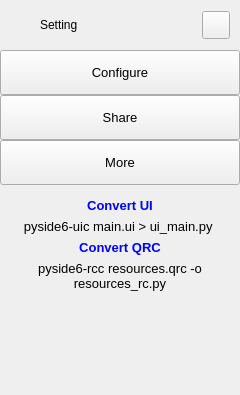
        <widget class="QFrame" name="extraLeftBox">
         <property name="minimumSize">
          <size>
           <width>0</width>
           <height>0</height>
          </size>
         </property>
         <property name="maximumSize">
          <size>
           <width>0</width>
           <height>16777215</height>
          </size>
         </property>
         <property name="frameShape">
          <enum>QFrame::NoFrame</enum>
         </property>
         <property name="frameShadow">
          <enum>QFrame::Raised</enum>
         </property>
         <layout class="QVBoxLayout" name="extraColumLayout">
          <property name="spacing">
           <number>0</number>
          </property>
          <property name="leftMargin">
           <number>0</number>
          </property>
          <property name="topMargin">
           <number>0</number>
          </property>
          <property name="rightMargin">
           <number>0</number>
          </property>
          <property name="bottomMargin">
           <number>0</number>
          </property>
          <item>
           <widget class="QFrame" name="extraTopBg">
            <property name="minimumSize">
             <size>
              <width>0</width>
              <height>50</height>
             </size>
            </property>
            <property name="maximumSize">
             <size>
              <width>16777215</width>
              <height>50</height>
             </size>
            </property>
            <property name="frameShape">
             <enum>QFrame::NoFrame</enum>
            </property>
            <property name="frameShadow">
             <enum>QFrame::Raised</enum>
            </property>
            <layout class="QVBoxLayout" name="verticalLayout_5">
             <property name="spacing">
              <number>0</number>
             </property>
             <property name="leftMargin">
              <number>0</number>
             </property>
             <property name="topMargin">
              <number>0</number>
             </property>
             <property name="rightMargin">
              <number>0</number>
             </property>
             <property name="bottomMargin">
              <number>0</number>
             </property>
             <item>
              <layout class="QGridLayout" name="extraTopLayout">
               <property name="leftMargin">
                <number>10</number>
               </property>
               <property name="rightMargin">
                <number>10</number>
               </property>
               <property name="horizontalSpacing">
                <number>10</number>
               </property>
               <property name="verticalSpacing">
                <number>0</number>
               </property>
               <item row="0" column="0">
                <widget class="QFrame" name="extraIcon">
                 <property name="minimumSize">
                  <size>
                   <width>20</width>
                   <height>0</height>
                  </size>
                 </property>
                 <property name="maximumSize">
                  <size>
                   <width>20</width>
                   <height>20</height>
                  </size>
                 </property>
                 <property name="frameShape">
                  <enum>QFrame::NoFrame</enum>
                 </property>
                 <property name="frameShadow">
                  <enum>QFrame::Raised</enum>
                 </property>
                </widget>
               </item>
               <item row="0" column="1">
                <widget class="QLabel" name="extraLabel">
                 <property name="minimumSize">
                  <size>
                   <width>150</width>
                   <height>0</height>
                  </size>
                 </property>
                 <property name="text">
                  <string>Setting</string>
                 </property>
                </widget>
               </item>
               <item row="0" column="2">
                <widget class="QPushButton" name="extraCloseColumnBtn">
                 <property name="minimumSize">
                  <size>
                   <width>28</width>
                   <height>28</height>
                  </size>
                 </property>
                 <property name="maximumSize">
                  <size>
                   <width>28</width>
                   <height>28</height>
                  </size>
                 </property>
                 <property name="cursor">
                  <cursorShape>PointingHandCursor</cursorShape>
                 </property>
                 <property name="toolTip">
                  <string>Close setting</string>
                 </property>
                 <property name="text">
                  <string/>
                 </property>
                 <property name="icon">
                  <iconset resource="resources.qrc">
                   <normaloff>:/icons/icons/icon_close.png</normaloff>:/icons/icons/icon_close.png</iconset>
                 </property>
                 <property name="iconSize">
                  <size>
                   <width>20</width>
                   <height>20</height>
                  </size>
                 </property>
                </widget>
               </item>
              </layout>
             </item>
            </layout>
           </widget>
          </item>
          <item>
           <widget class="QFrame" name="extraContent">
            <property name="frameShape">
             <enum>QFrame::NoFrame</enum>
            </property>
            <property name="frameShadow">
             <enum>QFrame::Raised</enum>
            </property>
            <layout class="QVBoxLayout" name="verticalLayout_12">
             <property name="spacing">
              <number>0</number>
             </property>
             <property name="leftMargin">
              <number>0</number>
             </property>
             <property name="topMargin">
              <number>0</number>
             </property>
             <property name="rightMargin">
              <number>0</number>
             </property>
             <property name="bottomMargin">
              <number>0</number>
             </property>
             <item alignment="Qt::AlignTop">
              <widget class="QFrame" name="extraTopMenu">
               <property name="frameShape">
                <enum>QFrame::NoFrame</enum>
               </property>
               <property name="frameShadow">
                <enum>QFrame::Raised</enum>
               </property>
               <layout class="QVBoxLayout" name="verticalLayout_11">
                <property name="spacing">
                 <number>0</number>
                </property>
                <property name="leftMargin">
                 <number>0</number>
                </property>
                <property name="topMargin">
                 <number>0</number>
                </property>
                <property name="rightMargin">
                 <number>0</number>
                </property>
                <property name="bottomMargin">
                 <number>0</number>
                </property>
                <item>
                 <widget class="QPushButton" name="btn_configure">
                  <property name="sizePolicy">
                   <sizepolicy hsizetype="Expanding" vsizetype="Fixed">
                    <horstretch>0</horstretch>
                    <verstretch>0</verstretch>
                   </sizepolicy>
                  </property>
                  <property name="minimumSize">
                   <size>
                    <width>0</width>
                    <height>45</height>
                   </size>
                  </property>
                  <property name="font">
                   <font>
                    <family>Segoe UI</family>
                    <pointsize>10</pointsize>
                    <weight>50</weight>
                    <italic>false</italic>
                    <bold>false</bold>
                   </font>
                  </property>
                  <property name="cursor">
                   <cursorShape>PointingHandCursor</cursorShape>
                  </property>
                  <property name="layoutDirection">
                   <enum>Qt::LeftToRight</enum>
                  </property>
                  <property name="styleSheet">
                   <string notr="true">background-image: url(:/icons/icons/cil-equalizer.png);</string>
                  </property>
                  <property name="text">
                   <string>Configure</string>
                  </property>
                 </widget>
                </item>
                <item>
                 <widget class="QPushButton" name="btn_share">
                  <property name="sizePolicy">
                   <sizepolicy hsizetype="Expanding" vsizetype="Fixed">
                    <horstretch>0</horstretch>
                    <verstretch>0</verstretch>
                   </sizepolicy>
                  </property>
                  <property name="minimumSize">
                   <size>
                    <width>0</width>
                    <height>45</height>
                   </size>
                  </property>
                  <property name="font">
                   <font>
                    <family>Segoe UI</family>
                    <pointsize>10</pointsize>
                    <weight>50</weight>
                    <italic>false</italic>
                    <bold>false</bold>
                   </font>
                  </property>
                  <property name="cursor">
                   <cursorShape>PointingHandCursor</cursorShape>
                  </property>
                  <property name="layoutDirection">
                   <enum>Qt::LeftToRight</enum>
                  </property>
                  <property name="styleSheet">
                   <string notr="true">background-image: url(:/icons/icons/cil-share-boxed.png);</string>
                  </property>
                  <property name="text">
                   <string>Share</string>
                  </property>
                 </widget>
                </item>
                <item>
                 <widget class="QPushButton" name="btn_more">
                  <property name="sizePolicy">
                   <sizepolicy hsizetype="Expanding" vsizetype="Fixed">
                    <horstretch>0</horstretch>
                    <verstretch>0</verstretch>
                   </sizepolicy>
                  </property>
                  <property name="minimumSize">
                   <size>
                    <width>0</width>
                    <height>45</height>
                   </size>
                  </property>
                  <property name="font">
                   <font>
                    <family>Segoe UI</family>
                    <pointsize>10</pointsize>
                    <weight>50</weight>
                    <italic>false</italic>
                    <bold>false</bold>
                   </font>
                  </property>
                  <property name="cursor">
                   <cursorShape>PointingHandCursor</cursorShape>
                  </property>
                  <property name="layoutDirection">
                   <enum>Qt::LeftToRight</enum>
                  </property>
                  <property name="styleSheet">
                   <string notr="true">background-image: url(:/icons/icons/cil-layers.png);</string>
                  </property>
                  <property name="text">
                   <string>More</string>
                  </property>
                 </widget>
                </item>
               </layout>
              </widget>
             </item>
             <item>
              <widget class="QFrame" name="extraCenter">
               <property name="frameShape">
                <enum>QFrame::NoFrame</enum>
               </property>
               <property name="frameShadow">
                <enum>QFrame::Raised</enum>
               </property>
               <layout class="QVBoxLayout" name="verticalLayout_10">
                <item>
                 <widget class="QTextEdit" name="textEdit">
                  <property name="minimumSize">
                   <size>
                    <width>222</width>
                    <height>0</height>
                   </size>
                  </property>
                  <property name="styleSheet">
                   <string notr="true">background: transparent;</string>
                  </property>
                  <property name="frameShape">
                   <enum>QFrame::NoFrame</enum>
                  </property>
                  <property name="readOnly">
                   <bool>true</bool>
                  </property>
                  <property name="markdown">
                   <string>**Convert UI**

pyside6-uic main.ui &gt; ui_main.py 

**Convert QRC**

pyside6-rcc resources.qrc -o resources_rc.py

</string>
                  </property>
                  <property name="html">
                   <string>&lt;!DOCTYPE HTML PUBLIC &quot;-//W3C//DTD HTML 4.0//EN&quot; &quot;http://www.w3.org/TR/REC-html40/strict.dtd&quot;&gt;
&lt;html&gt;&lt;head&gt;&lt;meta name=&quot;qrichtext&quot; content=&quot;1&quot; /&gt;&lt;style type=&quot;text/css&quot;&gt;
p, li { white-space: pre-wrap; }
&lt;/style&gt;&lt;/head&gt;&lt;body style=&quot; font-family:'Segoe UI'; font-size:10pt; font-weight:400; font-style:normal;&quot;&gt;
&lt;p align=&quot;center&quot; style=&quot; margin-top:6px; margin-bottom:6px; margin-left:0px; margin-right:0px; -qt-block-indent:0; text-indent:0px;&quot;&gt;&lt;span style=&quot; font-weight:600; color:#0000ff;&quot;&gt;Convert UI&lt;/span&gt;&lt;/p&gt;
&lt;p align=&quot;center&quot; style=&quot; margin-top:6px; margin-bottom:6px; margin-left:0px; margin-right:0px; -qt-block-indent:0; text-indent:0px;&quot;&gt;pyside6-uic main.ui &amp;gt; ui_main.py &lt;/p&gt;
&lt;p align=&quot;center&quot; style=&quot; margin-top:6px; margin-bottom:6px; margin-left:0px; margin-right:0px; -qt-block-indent:0; text-indent:0px;&quot;&gt;&lt;span style=&quot; font-weight:600; color:#0000ff;&quot;&gt;Convert QRC&lt;/span&gt;&lt;/p&gt;
&lt;p align=&quot;center&quot; style=&quot; margin-top:6px; margin-bottom:6px; margin-left:0px; margin-right:0px; -qt-block-indent:0; text-indent:0px;&quot;&gt;pyside6-rcc resources.qrc -o resources_rc.py&lt;/p&gt;&lt;/body&gt;&lt;/html&gt;</string>
                  </property>
                 </widget>
                </item>
               </layout>
              </widget>
             </item>
             <item>
              <widget class="QFrame" name="extraBottom">
               <property name="frameShape">
                <enum>QFrame::NoFrame</enum>
               </property>
               <property name="frameShadow">
                <enum>QFrame::Raised</enum>
               </property>
              </widget>
             </item>
            </layout>
           </widget>
          </item>
         </layout>
        </widget>
